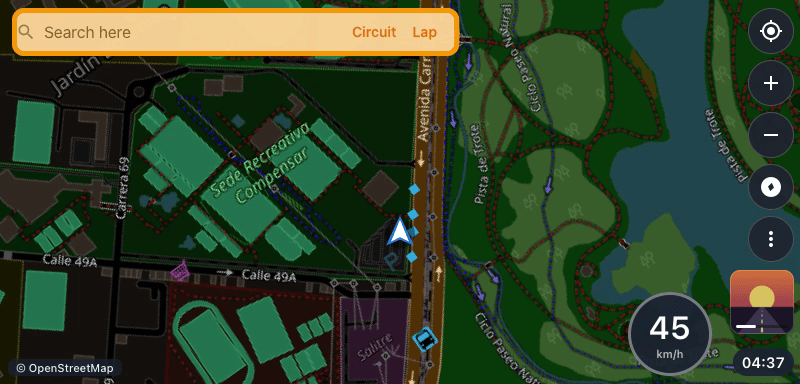
#> input picture docs/screenshots/readme/dash-map.png, 800 x 384 px
$ python make_social_preview.py
#> lines starting #> are read from the running program, lines starting #| are printed output that depends on the picture; after the words box and inside, x2 and y2 are one past the last pixel; in counts of white or black regions, pixels touching at a corner belong together
#!/usr/bin/env python3
# SPDX-License-Identifier: AGPL-3.0-or-later
"""Draw docs/media/social-preview.png (1280 x 640), the repository's social preview image.

Layout (docs/media/README.md): the 800 x 384 dash frame docs/screenshots/readme/dash-map.png (what the
app streamed to the simulated dash in the CI E2E run: OpenStreetMap tiles along the demo route, the
demo song's cover) in a TFT bezel on the left, with the map credit "Map © OpenStreetMap contributors"
under it; the app icon, the name, a one-line pitch, model chips and the licence on the right. Colours
are the app's Theme. Everything important stays 40 px inside the edges, so LinkedIn's 1.91:1 crop
(about 1222 x 640, centred) keeps it.

Needs Pillow and the Inter typeface (OFL; Debian/Ubuntu package fonts-inter). Only images from this
repository are used: no logos, no photos; the only map data is the credited OpenStreetMap map of the
demo route.

usage: python3 docs/media/make_social_preview.py [--fonts DIR] [--out PATH]
"""
import argparse
import os
import sys

from PIL import Image, ImageDraw, ImageFilter, ImageFont

ROOT = os.path.dirname(os.path.dirname(os.path.dirname(os.path.abspath(__file__))))
DASH = os.path.join(ROOT, "docs", "screenshots", "readme", "dash-map.png")
ICON = os.path.join(ROOT, "App", "Resources", "Assets.xcassets", "AppIcon.appiconset", "AppIcon-1024.png")
OUT = os.path.join(ROOT, "docs", "media", "social-preview.png")

W, H = 1280, 640
BACKGROUND_TOP, BACKGROUND_BOTTOM = (0x0E, 0x11, 0x16), (0x17, 0x1B, 0x22)  # Theme.background → surface
BEZEL_FILL, BEZEL_STROKE = (0x05, 0x07, 0x0A), (0x2C, 0x33, 0x3F)
TEXT, TEXT_SUB, TEXT_DIM = (0xF2, 0xF5, 0xFA), (0xC9, 0xD1, 0xD9), (0x9A, 0xA4, 0xB2)
BRAND, CHIP_FILL = (0xFF, 0x6A, 0x2C), (0x1F, 0x24, 0x2E)

BEZEL = (40, 139, 40 + 728, 139 + 362)  # 728 x 362, vertically centred
SCREEN = (52, 151, 52 + 704, 151 + 338)  # the dash picture, 704 x 338 (0.88 of 800 x 384)
MAP_CREDIT = "Map © OpenStreetMap contributors"  # required on any picture with OSM tiles
COLUMN_X, COLUMN_RIGHT = 800, W - 40


def font(fonts, name, size):
    return ImageFont.truetype(os.path.join(fonts, name), size)


def rounded_mask(size, radius):
    mask = Image.new("L", size, 0)
    ImageDraw.Draw(mask).rounded_rectangle((0, 0, size[0] - 1, size[1] - 1), radius=radius, fill=255)
    return mask


def gradient():
    top, bottom = BACKGROUND_TOP, BACKGROUND_BOTTOM
    column = Image.new("RGB", (1, H))
    for y in range(H):
        t = y / (H - 1)
        column.putpixel((0, y), tuple(round(a + (b - a) * t) for a, b in zip(top, bottom)))
    return column.resize((W, H))


def bezel(canvas):
    # Soft shadow: 0 12 32 rgba(0, 0, 0, .5).
    shadow = Image.new("RGBA", (W, H), (0, 0, 0, 0))
    x0, y0, x1, y1 = BEZEL
    ImageDraw.Draw(shadow).rounded_rectangle((x0, y0 + 12, x1, y1 + 12), radius=22, fill=(0, 0, 0, 128))
    canvas.alpha_composite(shadow.filter(ImageFilter.GaussianBlur(16)))
    ImageDraw.Draw(canvas).rounded_rectangle(BEZEL, radius=22, fill=BEZEL_FILL, outline=BEZEL_STROKE, width=2)
    sx0, sy0, sx1, sy1 = SCREEN
    dash = Image.open(DASH).convert("RGBA").resize((sx1 - sx0, sy1 - sy0), Image.LANCZOS)
    canvas.paste(dash, (sx0, sy0), rounded_mask(dash.size, 10))


def map_credit(canvas, fonts):
    """The OpenStreetMap credit under the bezel, inside the 40 px safe margin."""
    credit = font(fonts, "Inter-Medium.otf", 18)
    draw = ImageDraw.Draw(canvas)
    draw.text((BEZEL[0] + 12, BEZEL[3] + 34), MAP_CREDIT, font=credit, fill=TEXT_DIM, anchor="ls")
    return draw.textbbox((BEZEL[0] + 12, BEZEL[3] + 34), MAP_CREDIT, font=credit, anchor="ls")


def right_column(canvas, fonts):
    draw = ImageDraw.Draw(canvas)
    column = COLUMN_RIGHT - COLUMN_X
    icon = Image.open(ICON).convert("RGBA").resize((112, 112), Image.LANCZOS)
    canvas.paste(icon, (COLUMN_X, 72), rounded_mask(icon.size, 25))
    draw.rounded_rectangle((COLUMN_X, 72, COLUMN_X + 111, 72 + 111), radius=25, outline=BEZEL_STROKE, width=1)

    title = font(fonts, "InterDisplay-Bold.otf", 56)
    draw.text((COLUMN_X - 2, 260), "OpenCfMoto", font=title, fill=TEXT, anchor="ls")
    draw.text((COLUMN_X - 2, 324), "for iOS", font=title, fill=BRAND, anchor="ls")

    lines = ["Navigation on CFMOTO MotoPlay", "dashes — from your iPhone"]
    size = 28
    while True:  # both lines must fit the column; shrink the type if they do not
        subtitle = font(fonts, "Inter-Medium.otf", size)
        if max(draw.textlength(s, font=subtitle) for s in lines) <= column or size <= 20:
            break
        size -= 1
    draw.text((COLUMN_X, 380), lines[0], font=subtitle, fill=TEXT_SUB, anchor="ls")
    draw.text((COLUMN_X, 418), lines[1], font=subtitle, fill=TEXT_SUB, anchor="ls")

    models = ["450MT", "800MT", "450SR", "675SR-R"]
    size, pad, gap = 22, 12, 9
    while True:  # the chips must fit the column too
        chip = font(fonts, "Inter-SemiBold.otf", size)
        widths = [draw.textlength(m, font=chip) + 2 * pad for m in models]
        if sum(widths) + gap * (len(models) - 1) <= column or size <= 16:
            break
        size -= 1
    x, top, height = COLUMN_X, 448, 40
    for model, width in zip(models, widths):
        draw.rounded_rectangle((x, top, x + width, top + height), radius=height // 2, fill=CHIP_FILL)
        draw.text((x + width / 2, top + height / 2), model, font=chip, fill=BRAND, anchor="mm")
        x += width + gap

    footer = font(fonts, "Inter-Medium.otf", 20)
    draw.text((COLUMN_X, 548), "Open source · AGPL-3.0 · Swift / SwiftUI", font=footer, fill=TEXT_DIM, anchor="ls")
    widest = max(draw.textlength(s, font=subtitle) for s in lines)
    return max(x - gap, COLUMN_X + widest)  # right edge of the column's content, for the check below


def main():
    parser = argparse.ArgumentParser(description=__doc__.splitlines()[0])
    parser.add_argument("--fonts", default="/usr/share/fonts/opentype/inter", help="folder with the Inter .otf files")
    parser.add_argument("--out", default=OUT)
    args = parser.parse_args()

    canvas = gradient().convert("RGBA")
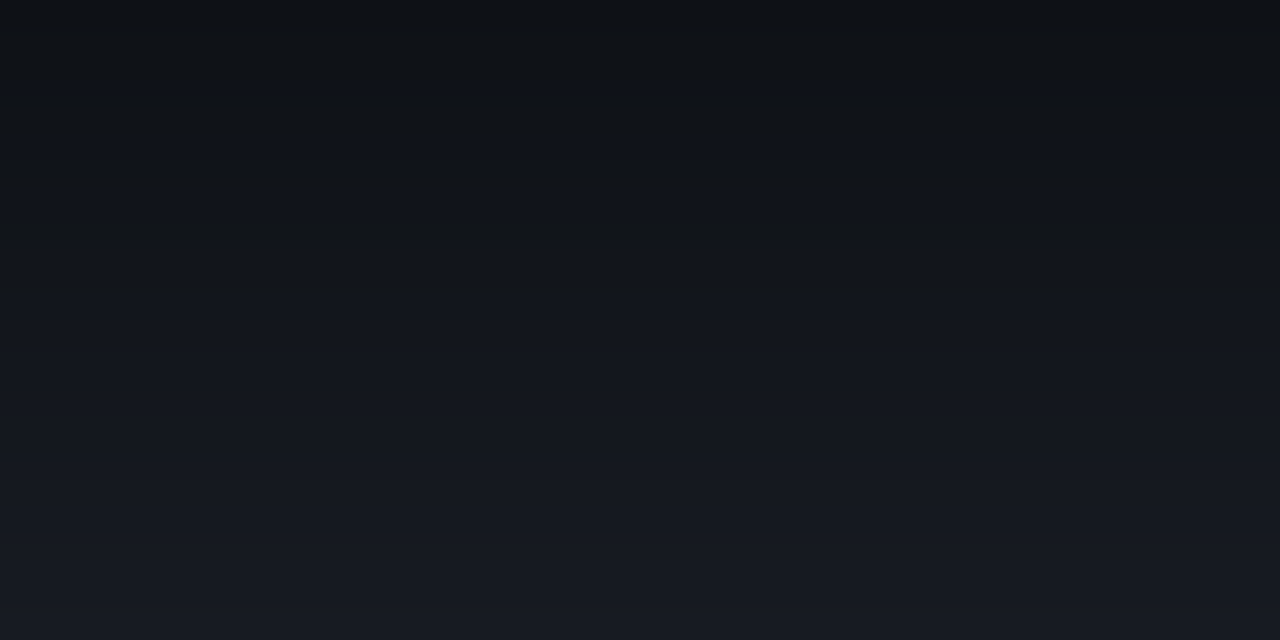
#> canvas: PIL image 1280x640 RGBA; mean R, G, B, A 18.5, 22, 28, 255
    bezel(canvas)
#> in bezel, `shadow = Image.new("RGBA", (W, H), (0, 0, 0, 0))`: shadow: PIL image 1280x640 RGBA; every value is 0
#> in bezel, `ImageDraw.Draw(shadow).rounded_rectangle((x0, y0 + 12, x1, y1 + 12), r..`:
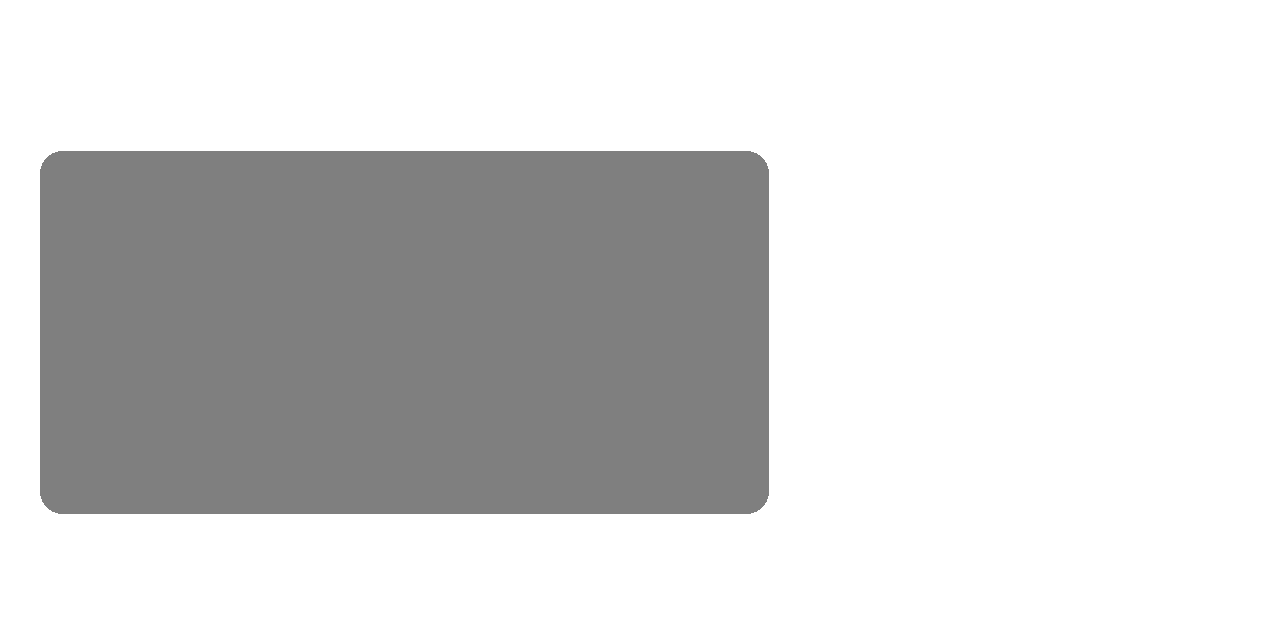
#> shadow: PIL image 1280x640 RGBA; mean R, G, B, A 0, 0, 0, 41.3; transparent parts drawn white
#> in bezel, `ImageDraw.Draw(canvas).rounded_rectangle(BEZEL, radius=22, fill=BEZEL_..`:
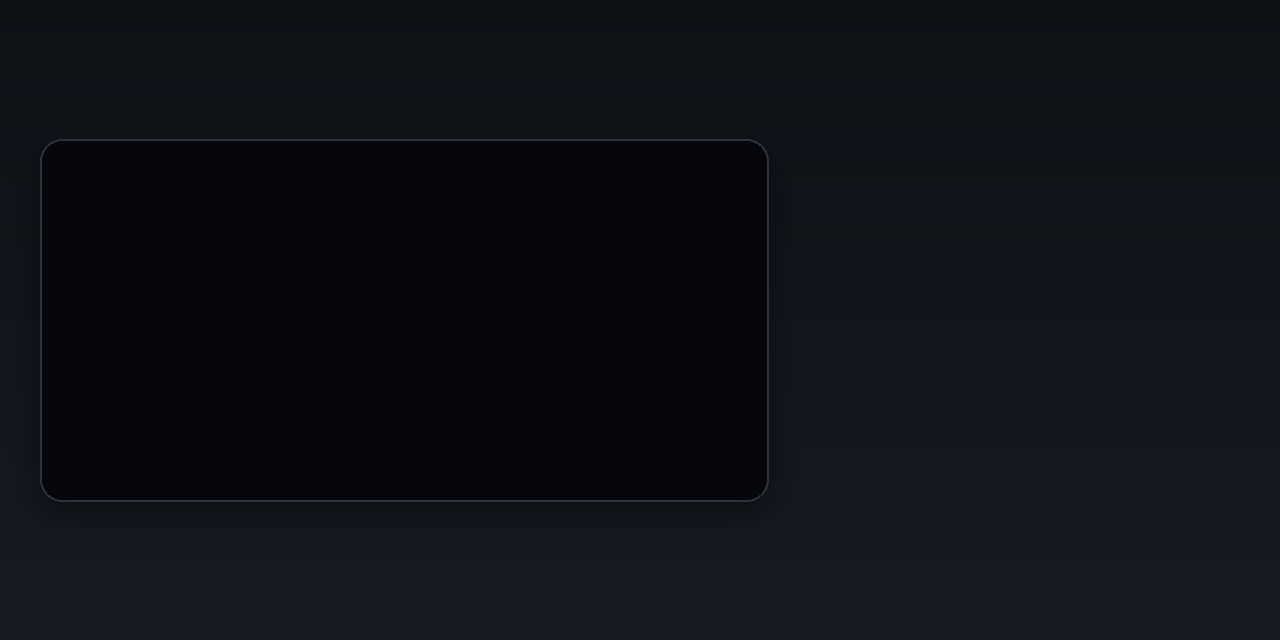
#> canvas: PIL image 1280x640 RGBA; mean R, G, B, A 14.2, 17.2, 22.2, 255
#> in rounded_mask, `mask = Image.new("L", size, 0)`: mask: PIL image 704x338 L; every value is 0
#> in rounded_mask, `ImageDraw.Draw(mask).rounded_rectangle((0, 0, size[0] - 1, size[1] - 1..`:
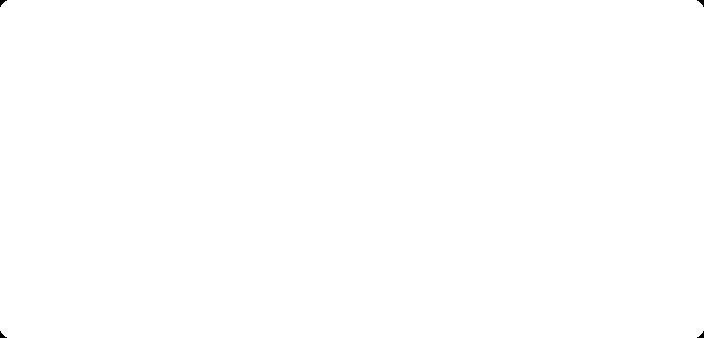
#> mask: PIL image 704x338 L; 100% white; 4 black regions, box (x1, y1, x2, y2) and area: (0, 0, 7, 7) 23, (697, 0, 704, 7) 23, (0, 331, 7, 338) 23, (697, 331, 704, 338) 23
#> in bezel, `canvas.paste(dash, (sx0, sy0), rounded_mask(dash.size, 10))`:
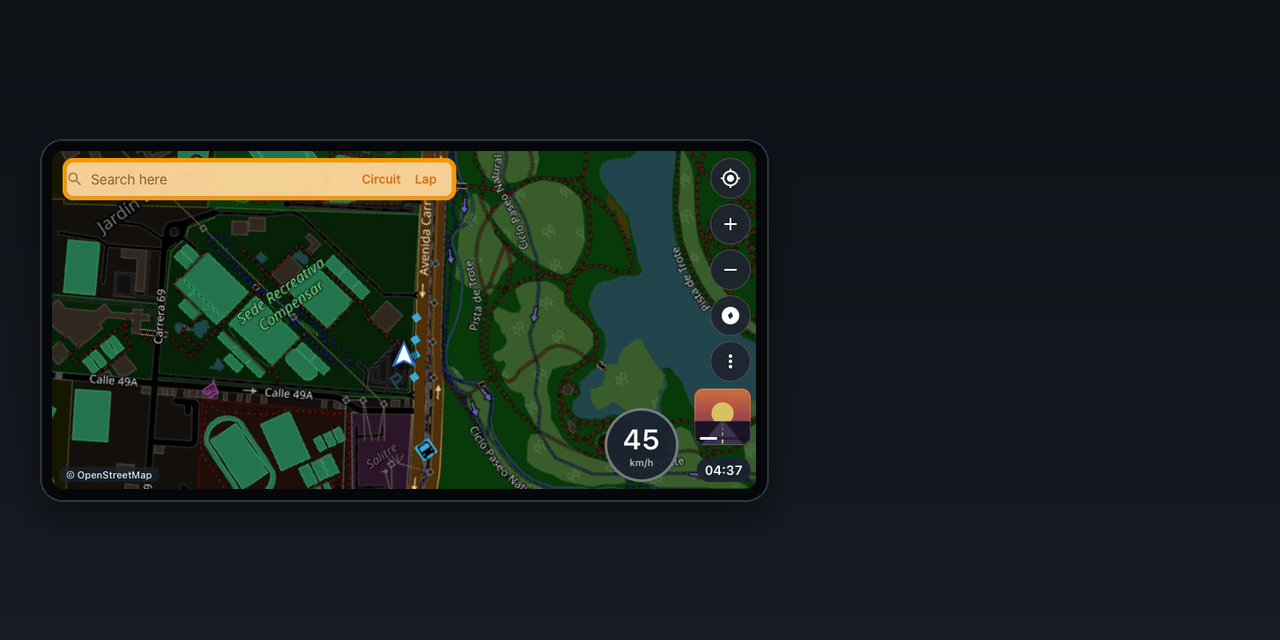
#> canvas: PIL image 1280x640 RGBA; mean R, G, B, A 27, 34.5, 31.4, 255
    credit_box = map_credit(canvas, args.fonts)
#> credit_box = (52, 521, 362, 539)
    if credit_box[3] > H - 40 or credit_box[2] > COLUMN_X - 16:
        sys.exit("the map credit does not fit under the dash (40 px safe margin)")
    content_right = right_column(canvas, args.fonts)
    if content_right > COLUMN_RIGHT:
        sys.exit("the text does not fit the right column (40 px safe margin)")
    # A 256-colour palette (median cut, no dithering) keeps the card small: the map frame is a palette
    # PNG already and the background gradient has only a few colours.
    card = canvas.convert("RGB").quantize(colors=256, method=Image.Quantize.MEDIANCUT, dither=Image.Dither.NONE)
    card.save(args.out, "PNG", optimize=True)
    size = os.path.getsize(args.out)
    print(f"{os.path.relpath(args.out, ROOT)}: {W} x {H}, {size // 1024} KB")
    if size >= 1024 * 1024:
        sys.exit("over 1 MB: GitHub refuses social previews of 1 MB or more")


if __name__ == "__main__":
#> (the run stopped early here; a loop or call above may not have finished)

$ run again, with docs/screenshots/readme/dash-apple-music.png copied over docs/screenshots/readme/dash-map.png
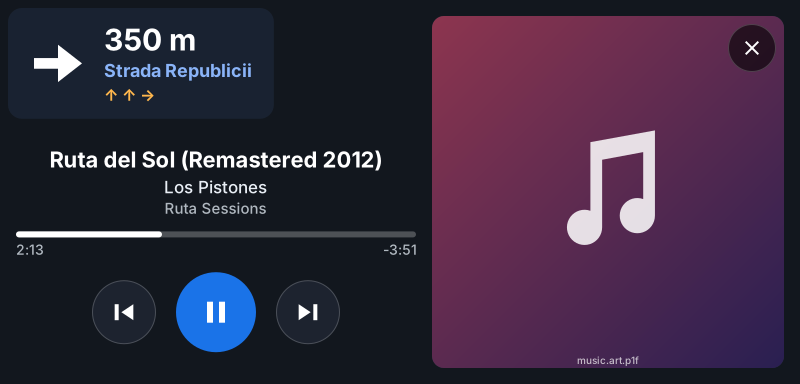
#> input picture docs/screenshots/readme/dash-apple-music.png, 800 x 384 px
#> in bezel, `dash = Image.open(DASH).convert("RGBA").resize((sx1 - sx0, sy1 - sy0),..`:
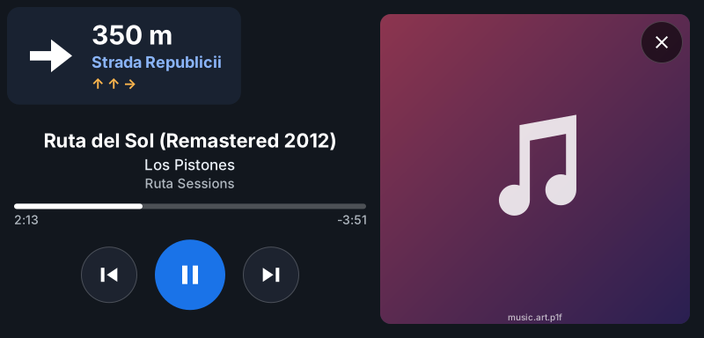
#> dash: PIL image 704x338 RGBA; mean R, G, B, A 55.6, 41.3, 62.6, 255
#> in bezel, `canvas.paste(dash, (sx0, sy0), rounded_mask(dash.size, 10))`:
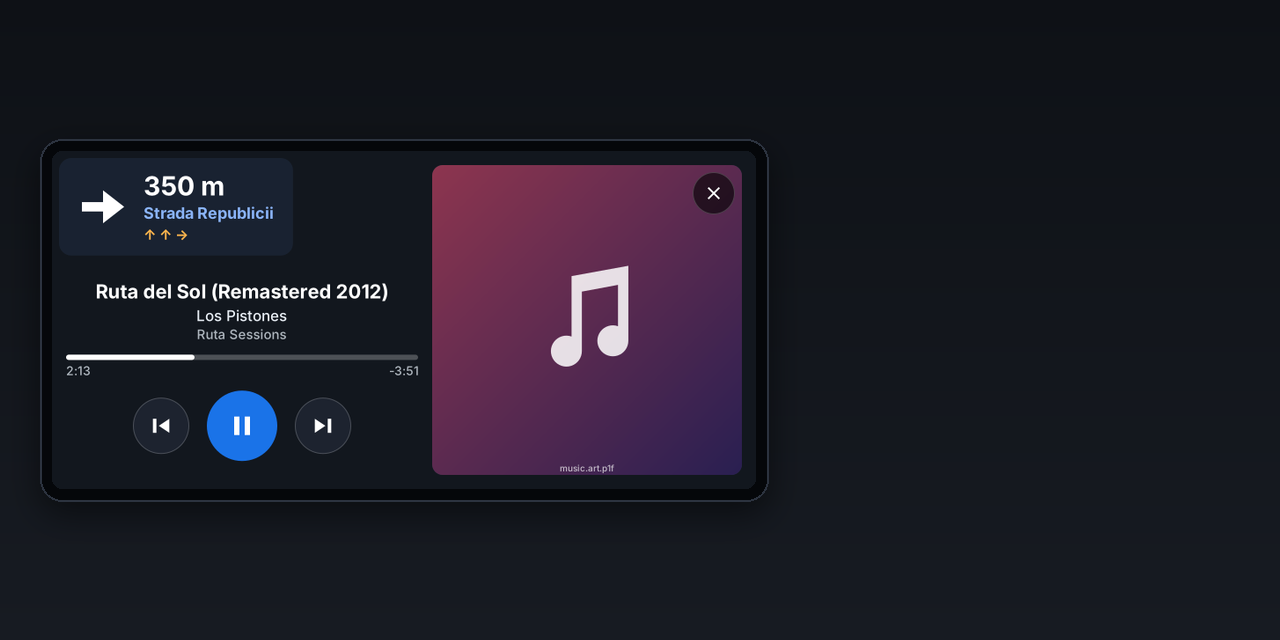
#> canvas: PIL image 1280x640 RGBA; mean R, G, B, A 28.8, 27.1, 37.5, 255
#> credit_box = (52, 521, 362, 539)

$ run again, with docs/screenshots/readme/dash-portrait.png copied over docs/screenshots/readme/dash-map.png
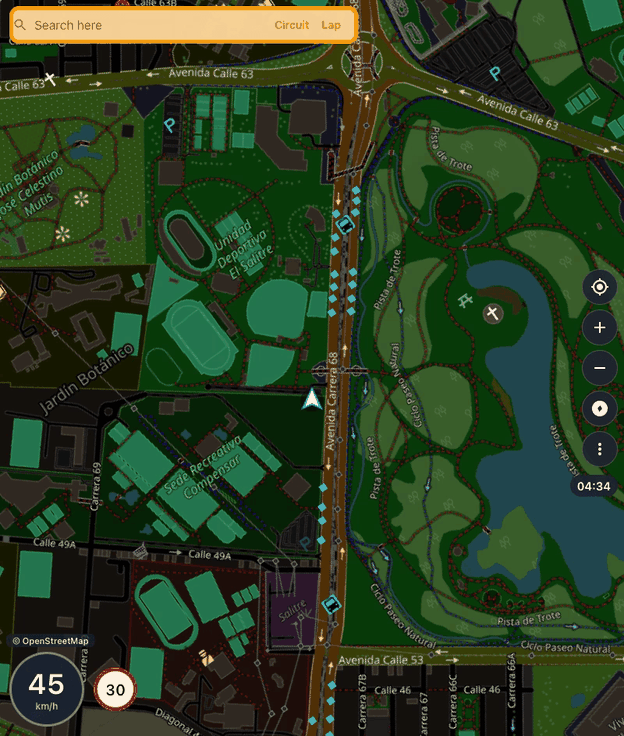
#> input picture docs/screenshots/readme/dash-portrait.png, 624 x 736 px
#> in bezel, `dash = Image.open(DASH).convert("RGBA").resize((sx1 - sx0, sy1 - sy0),..`:
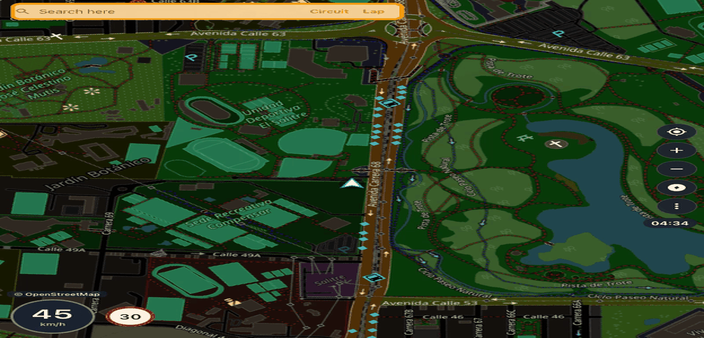
#> dash: PIL image 704x338 RGBA; mean R, G, B, A 42.3, 62.1, 34.3, 255
#> in bezel, `canvas.paste(dash, (sx0, sy0), rounded_mask(dash.size, 10))`:
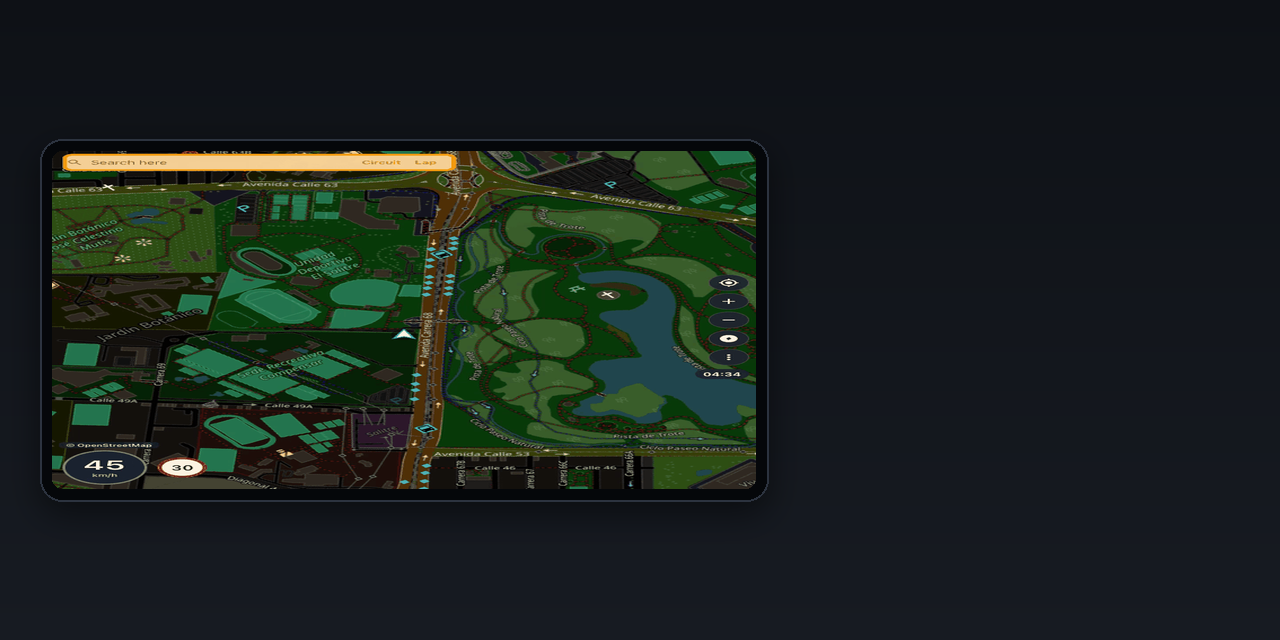
#> canvas: PIL image 1280x640 RGBA; mean R, G, B, A 25, 33.2, 29.2, 255
#> credit_box = (52, 521, 362, 539)
